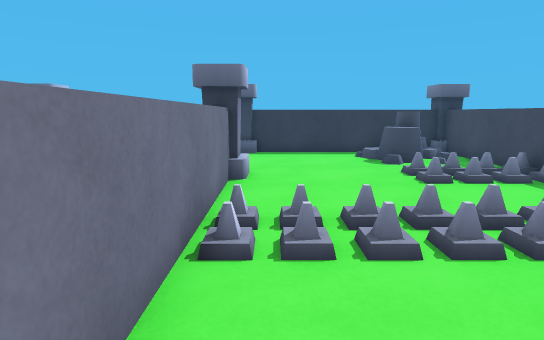
[1] (above)

20 first-person views from a walk through a 3-D level made in the Unity game engine. The camera is 1.3 m above the floor, tilts 10° down and sees 80° across. The floor is counted in squares, 1 m on a side. Each view is taken from the middle of a square. On the plan, view 1 faces up. The plan holds only what a view shows up to about 14 squares ahead; the rest is blank. The place goes on beyond the plan. The player character is not drawn. Some surface patterns are stand-ins.

[2]
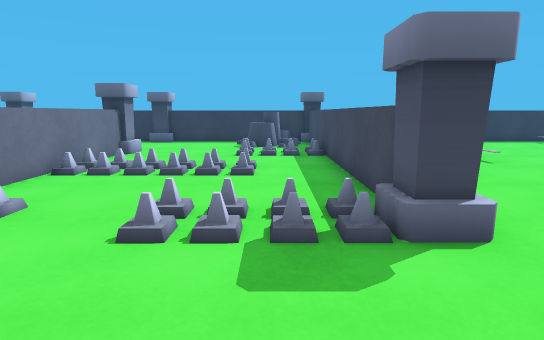

[3]
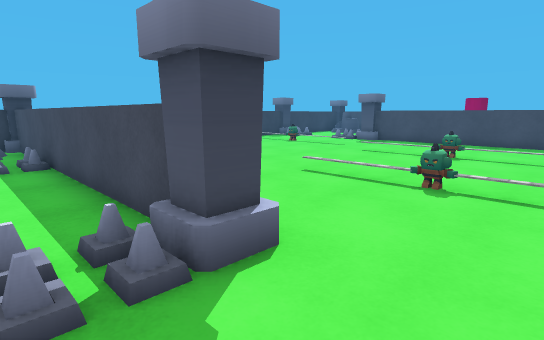

[4]
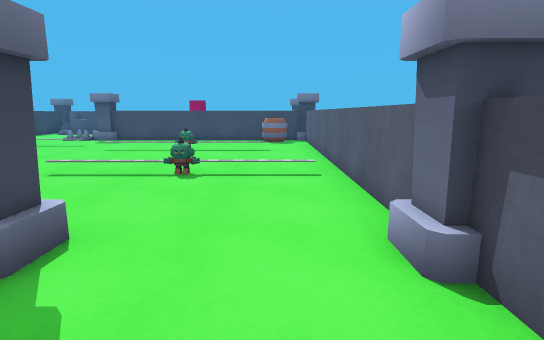

[5]
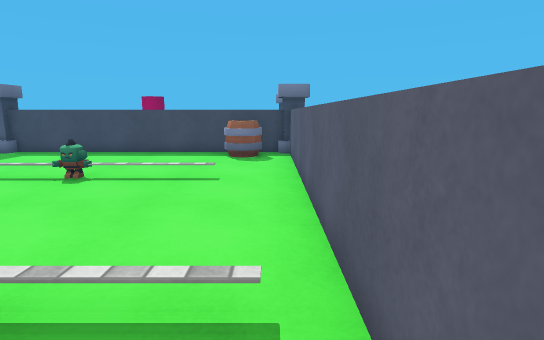

[6]
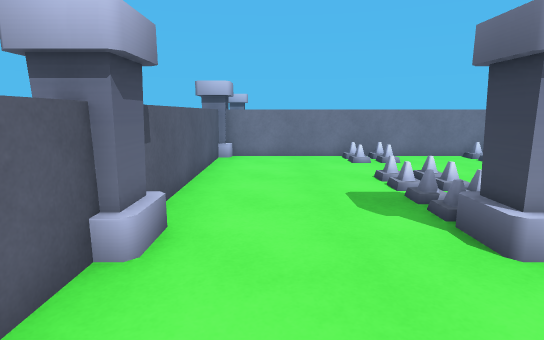

[7]
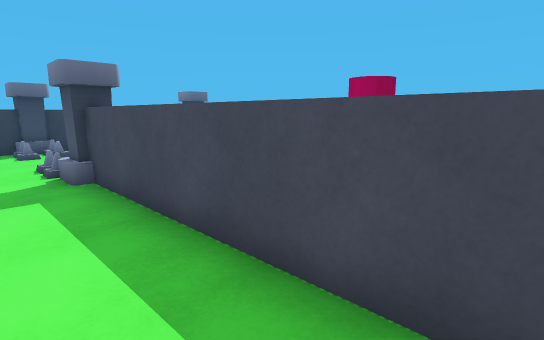

[8]
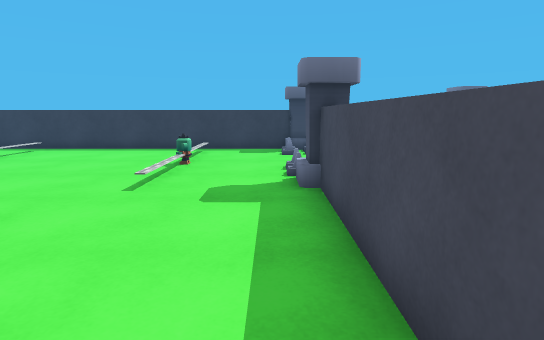

[9]
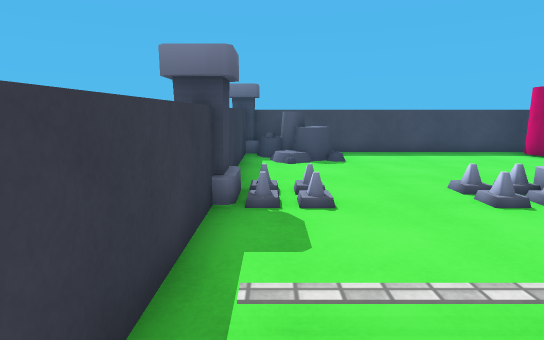

[10]
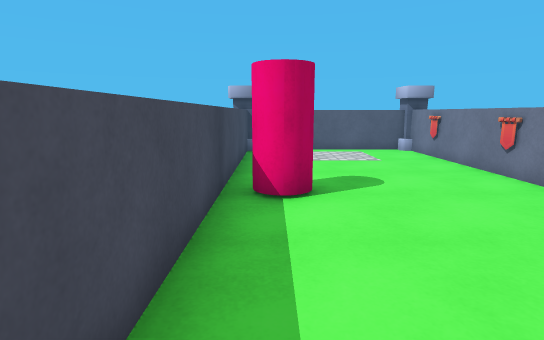

[11]
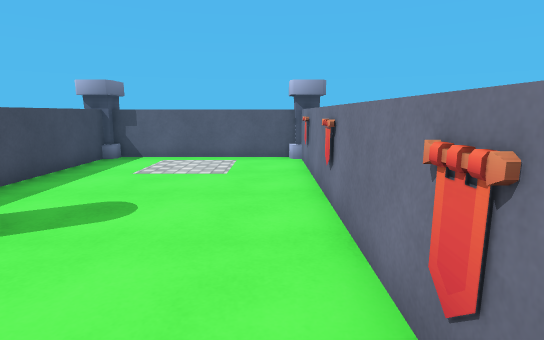

[12]
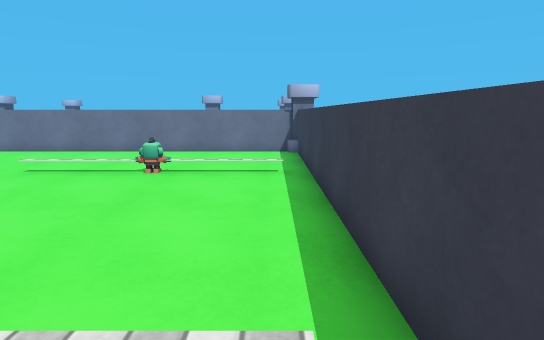

[13]
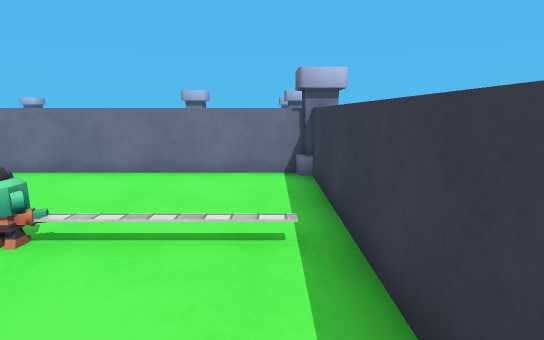

[14]
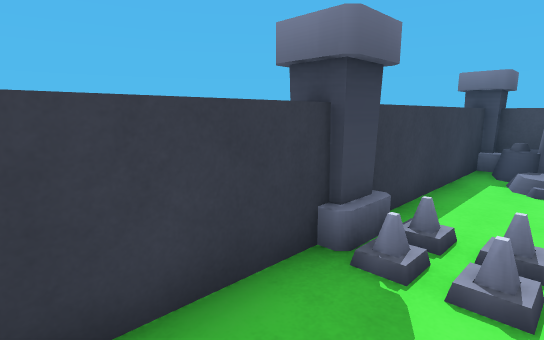

[15]
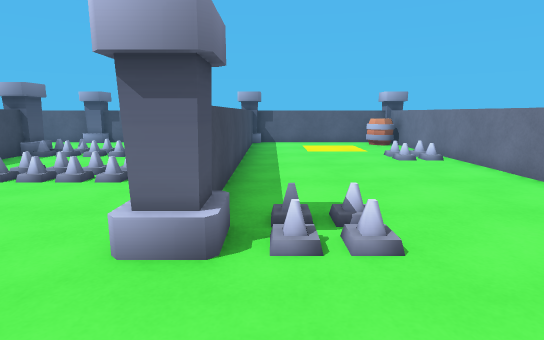

[16]
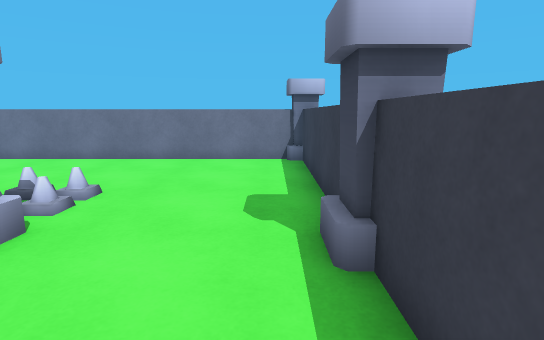

[17]
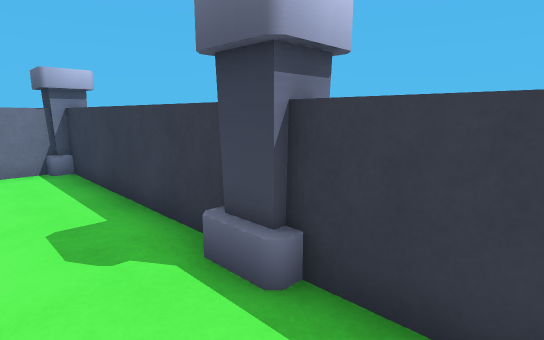

[18]
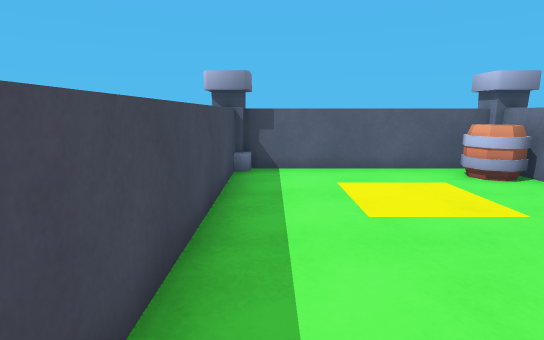

[19]
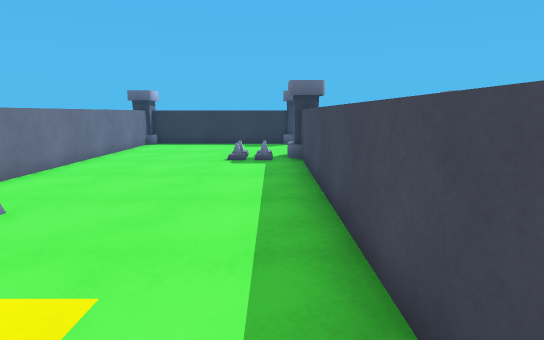

[20]
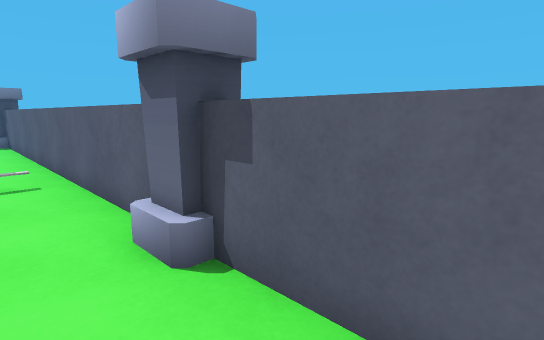

### Floor plan
Key: @ floor where view 1 was taken; # wall or solid block; . main floor; : floor 0.25 m higher than the main floor; / step, stairs or slope; = window, fence, low wall or low ledge; C column; B barrel; Y cylinder; O other object.
Columns run from 8 left of view 1 to 25 right of it. Each row starts with its distance up from view 1.
 11  ######C##########=########C######
 10  #.........:OO#.../.............O#
  9  #.........OO #.../............OO#
  8  #........... #.../............O.#
  7  #...:.C.../:/#...O..............#
  6  #...:.#...///#...O........C.....#
  5  #.....#......#...O........C.....#
  4  #.....#////..#............O.....#
  3  #.....#/::/..#............#.....#
  2  #.....#......#............#...YY#
  1  #:....#......#...O........#....Y#
  0  #:....#@..// C...O...O....#.....#
 -1  #.....#.../.#C...O........#.....#
 -2  #.....#..........O........#.....#
 -3 ##B....#..........O......BB#.....#
 -4 #BB....#......C...........B#.....#
 -5 ##############C###################

Where each view was taken, in squares from view 1:
view 1: 0 up, 0 right, facing up
view 2: 4 down, 4 right, facing up
view 3: 3 down, 4 right, facing up-right
view 4: 3 down, 3 right, facing right
view 5: 4 down, 8 right, facing right
view 6: 3 down, 9 right, facing left
view 7: 2 down, 17 right, facing up-right
view 8: 1 down, 18 right, facing up
view 9: 10 up, 14 right, facing right
view 10: 7 up, 24 right, facing down
view 11: 5 up, 20 right, facing down
view 12: 10 up, 17 right, facing left
view 13: 10 up, 13 right, facing left
view 14: 9 up, 16 right, facing up-right
view 15: 10 up, 2 left, facing down
view 16: 10 up, 2 right, facing left
view 17: 9 up, 1 right, facing up-left
view 18: 3 up, 2 left, facing down
view 19: 3 down, 2 left, facing up
view 20: 3 down, 3 right, facing down-right
